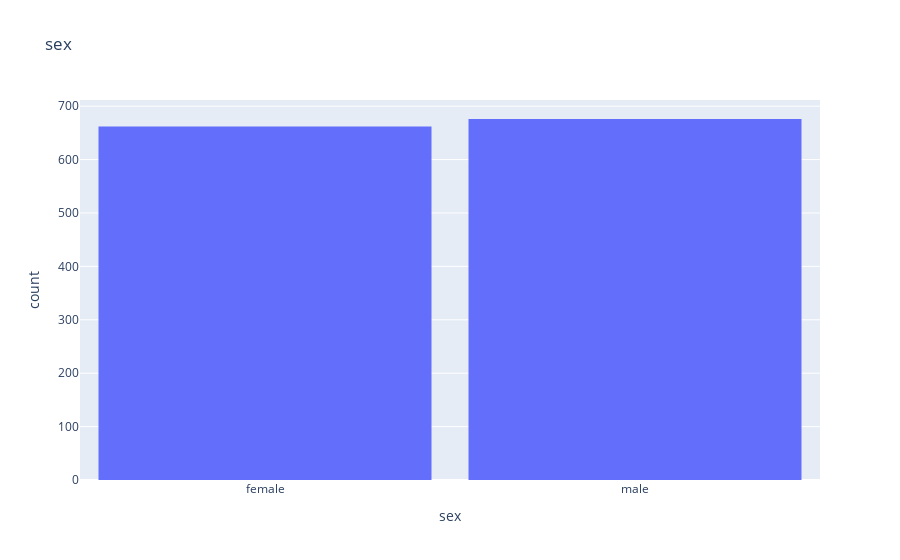

The notebook cell saved with this chart:
### Code cell
fig = px.histogram(df, 
                   x='sex',  
                   title='sex')
fig.update_layout(bargap=0.1)
fig.show()

### Figure 1 — Plotly figure (JSON) as saved in the notebook; plotly's stock layout.template omitted (floating-point values rounded to 4 significant figures; data arrays with more than 128 entries replaced by an {"elided": "..."} marker saying what was removed)
{"data": [{"alignmentgroup": "True", "bingroup": "x", "hovertemplate": "sex=%{x}<br>count=%{y}<extra></extra>", "legendgroup": "", "marker": {"color": "#636efa", "pattern": {"shape": ""}}, "name": "", "offsetgroup": "", "orientation": "v", "showlegend": false, "type": "histogram", "x": {"elided": "1338 str values"}, "xaxis": "x", "yaxis": "y"}], "layout": {"bargap": 0.1, "barmode": "relative", "legend": {"tracegroupgap": 0}, "title": {"text": "sex"}, "xaxis": {"anchor": "y", "domain": [0, 1], "title": {"text": "sex"}}, "yaxis": {"anchor": "x", "domain": [0, 1], "title": {"text": "count"}}}}
